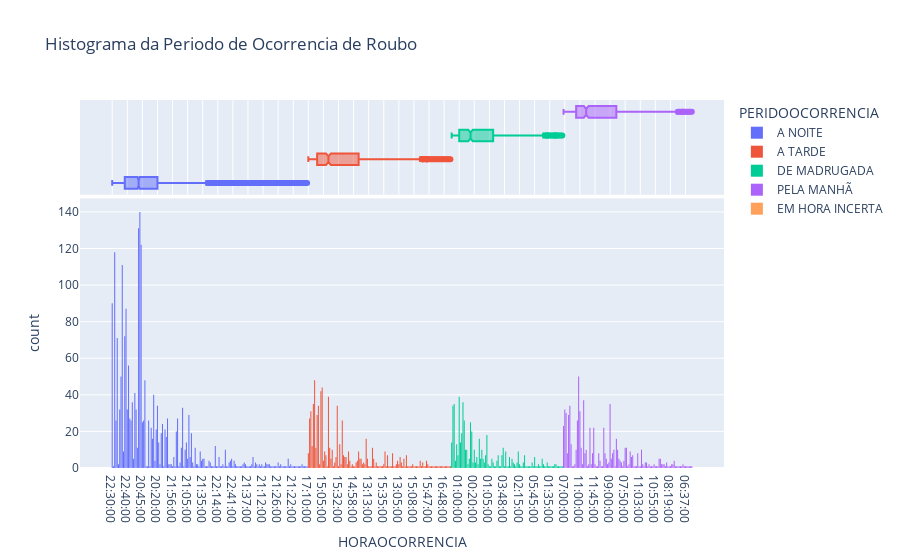

This figure's notebook cell:
### Code cell
px.histogram(df, x='HORAOCORRENCIA', color='PERIDOOCORRENCIA', marginal='box', 
             title='Histograma da Periodo de Ocorrencia de Roubo')

### Figure 1 — Plotly figure (JSON) as saved in the notebook; plotly's stock layout.template omitted (floating-point values rounded to 4 significant figures; data arrays with more than 128 entries replaced by an {"elided": "..."} marker saying what was removed)
{"data": [{"alignmentgroup": "True", "bingroup": "x", "hovertemplate": "PERIDOOCORRENCIA=A NOITE<br>HORAOCORRENCIA=%{x}<br>count=%{y}<extra></extra>", "legendgroup": "A NOITE", "marker": {"color": "#636efa", "pattern": {"shape": ""}}, "name": "A NOITE", "offsetgroup": "A NOITE", "orientation": "v", "showlegend": true, "type": "histogram", "x": {"elided": "2170 str values"}, "xaxis": "x", "yaxis": "y"}, {"alignmentgroup": "True", "hovertemplate": "PERIDOOCORRENCIA=A NOITE<br>HORAOCORRENCIA=%{x}<extra></extra>", "legendgroup": "A NOITE", "marker": {"color": "#636efa"}, "name": "A NOITE", "notched": true, "offsetgroup": "A NOITE", "showlegend": false, "type": "box", "x": {"elided": "2170 str values"}, "xaxis": "x2", "yaxis": "y2"}, {"alignmentgroup": "True", "bingroup": "x", "hovertemplate": "PERIDOOCORRENCIA=A TARDE<br>HORAOCORRENCIA=%{x}<br>count=%{y}<extra></extra>", "legendgroup": "A TARDE", "marker": {"color": "#EF553B", "pattern": {"shape": ""}}, "name": "A TARDE", "offsetgroup": "A TARDE", "orientation": "v", "showlegend": true, "type": "histogram", "x": {"elided": "773 str values"}, "xaxis": "x", "yaxis": "y"}, {"alignmentgroup": "True", "hovertemplate": "PERIDOOCORRENCIA=A TARDE<br>HORAOCORRENCIA=%{x}<extra></extra>", "legendgroup": "A TARDE", "marker": {"color": "#EF553B"}, "name": "A TARDE", "notched": true, "offsetgroup": "A TARDE", "showlegend": false, "type": "box", "x": {"elided": "773 str values"}, "xaxis": "x2", "yaxis": "y2"}, {"alignmentgroup": "True", "bingroup": "x", "hovertemplate": "PERIDOOCORRENCIA=DE MADRUGADA<br>HORAOCORRENCIA=%{x}<br>count=%{y}<extra></extra>", "legendgroup": "DE MADRUGADA", "marker": {"color": "#00cc96", "pattern": {"shape": ""}}, "name": "DE MADRUGADA", "offsetgroup": "DE MADRUGADA", "orientation": "v", "showlegend": true, "type": "histogram", "x": {"elided": "577 str values"}, "xaxis": "x", "yaxis": "y"}, {"alignmentgroup": "True", "hovertemplate": "PERIDOOCORRENCIA=DE MADRUGADA<br>HORAOCORRENCIA=%{x}<extra></extra>", "legendgroup": "DE MADRUGADA", "marker": {"color": "#00cc96"}, "name": "DE MADRUGADA", "notched": true, "offsetgroup": "DE MADRUGADA", "showlegend": false, "type": "box", "x": {"elided": "577 str values"}, "xaxis": "x2", "yaxis": "y2"}, {"alignmentgroup": "True", "bingroup": "x", "hovertemplate": "PERIDOOCORRENCIA=PELA MANHÃ<br>HORAOCORRENCIA=%{x}<br>count=%{y}<extra></extra>", "legendgroup": "PELA MANHÃ", "marker": {"color": "#ab63fa", "pattern": {"shape": ""}}, "name": "PELA MANHÃ", "offsetgroup": "PELA MANHÃ", "orientation": "v", "showlegend": true, "type": "histogram", "x": {"elided": "751 str values"}, "xaxis": "x", "yaxis": "y"}, {"alignmentgroup": "True", "hovertemplate": "PERIDOOCORRENCIA=PELA MANHÃ<br>HORAOCORRENCIA=%{x}<extra></extra>", "legendgroup": "PELA MANHÃ", "marker": {"color": "#ab63fa"}, "name": "PELA MANHÃ", "notched": true, "offsetgroup": "PELA MANHÃ", "showlegend": false, "type": "box", "x": {"elided": "751 str values"}, "xaxis": "x2", "yaxis": "y2"}, {"alignmentgroup": "True", "bingroup": "x", "hovertemplate": "PERIDOOCORRENCIA=EM HORA INCERTA<br>HORAOCORRENCIA=%{x}<br>count=%{y}<extra></extra>", "legendgroup": "EM HORA INCERTA", "marker": {"color": "#FFA15A", "pattern": {"shape": ""}}, "name": "EM HORA INCERTA", "offsetgroup": "EM HORA INCERTA", "orientation": "v", "showlegend": true, "type": "histogram", "x": [null, null, null, null, null, null], "xaxis": "x", "yaxis": "y"}, {"alignmentgroup": "True", "hovertemplate": "PERIDOOCORRENCIA=EM HORA INCERTA<br>HORAOCORRENCIA=%{x}<extra></extra>", "legendgroup": "EM HORA INCERTA", "marker": {"color": "#FFA15A"}, "name": "EM HORA INCERTA", "notched": true, "offsetgroup": "EM HORA INCERTA", "showlegend": false, "type": "box", "x": [null, null, null, null, null, null], "xaxis": "x2", "yaxis": "y2"}], "layout": {"barmode": "relative", "legend": {"title": {"text": "PERIDOOCORRENCIA"}, "tracegroupgap": 0}, "title": {"text": "Histograma da Periodo de Ocorrencia de Roubo"}, "xaxis": {"anchor": "y", "domain": [0, 1], "title": {"text": "HORAOCORRENCIA"}}, "xaxis2": {"anchor": "y2", "domain": [0, 1], "matches": "x", "showgrid": true, "showticklabels": false}, "yaxis": {"anchor": "x", "domain": [0, 0.7326], "title": {"text": "count"}}, "yaxis2": {"anchor": "x2", "domain": [0.7426, 1], "matches": "y2", "showgrid": false, "showline": false, "showticklabels": false, "ticks": ""}}}
